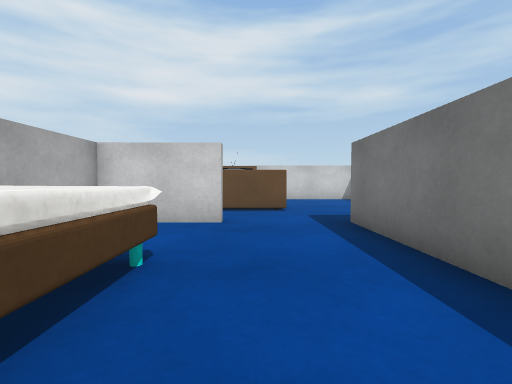
View 1 (above)

15 first-person views from a walk through a 3-D level made in the Unity game engine. The camera is 0.49 m above the floor, tilts 2° down and sees 85° across. The floor is counted in squares, 0.5 m on a side. Each view is taken from the middle of a square. On the plan, view 1 faces up. The plan holds only what a view shows up to about 11 squares ahead; the rest is blank. Surface patterns are stand-ins for the level's own textures.

View 2
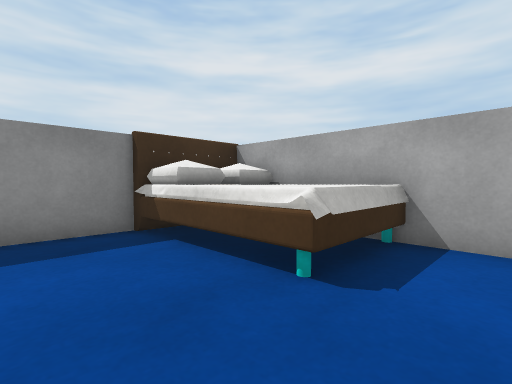

View 3
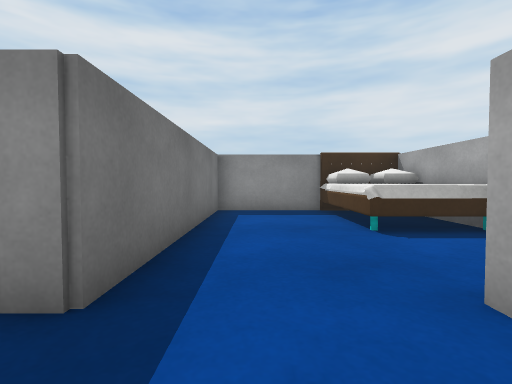

View 4
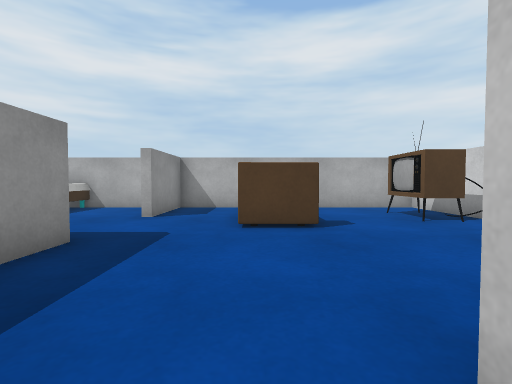

View 5
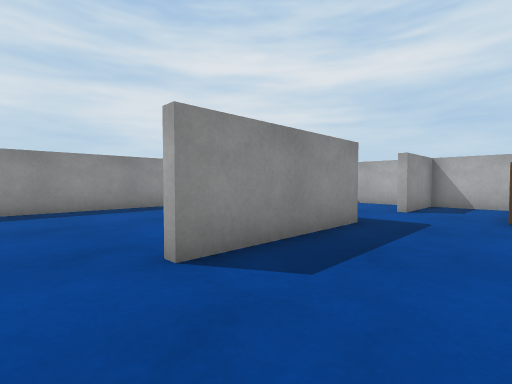

View 6
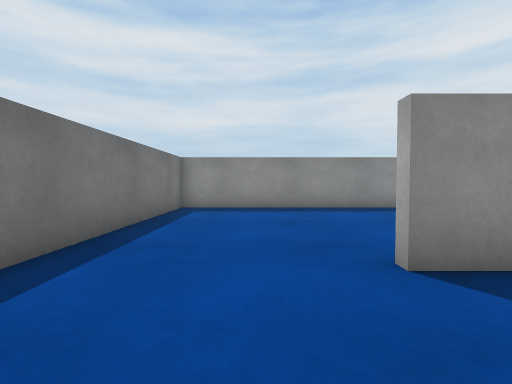

View 7
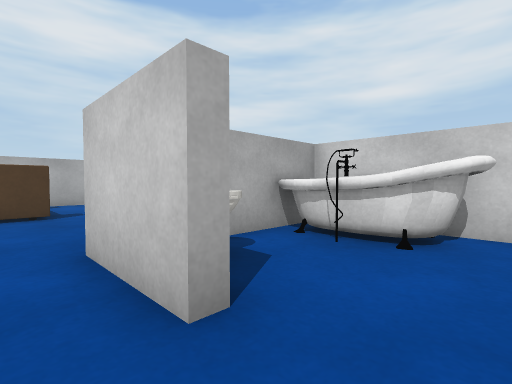

View 8
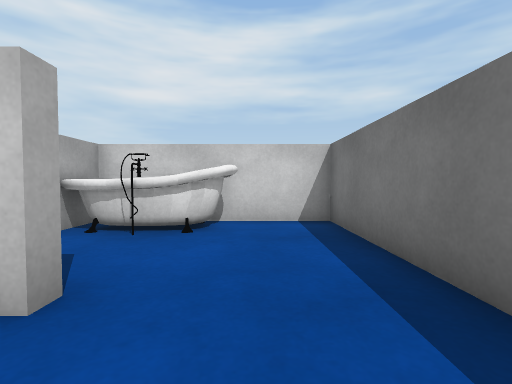

View 9
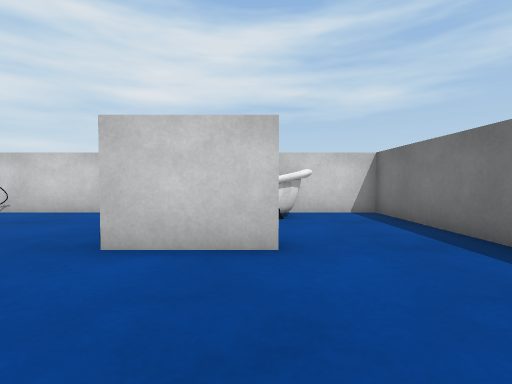

View 10
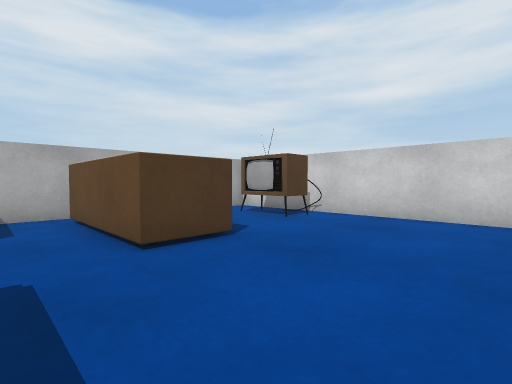

View 11
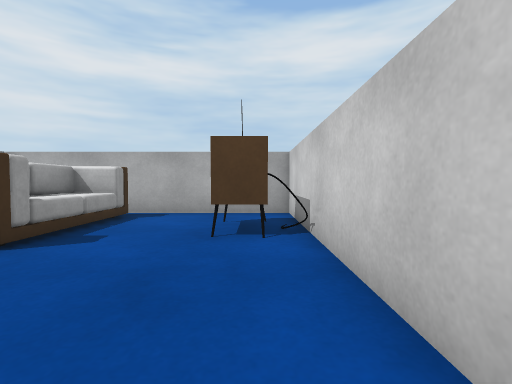

View 12
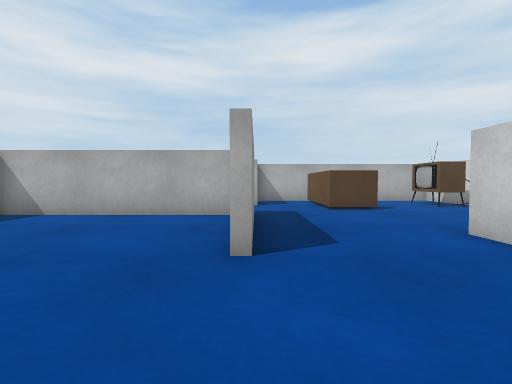

View 13
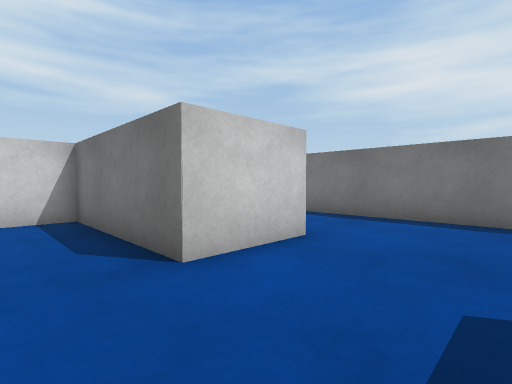

View 14
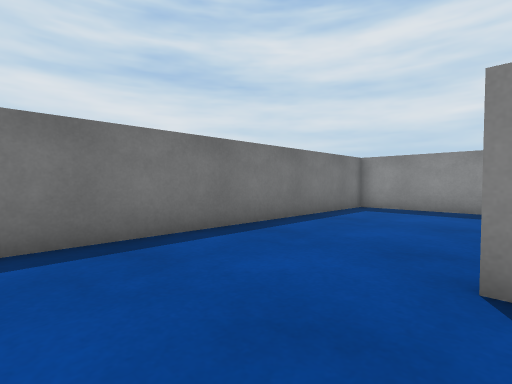

View 15
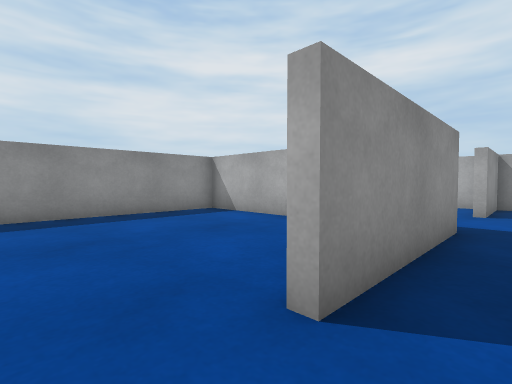

### Floor plan
Ten units are one square. View 1 is at (0, 0); x grows to the right and y downward. Boxes are objects, and circles mark ways between rooms. Rooms are numbered by the first view taken in them; rooms with no view inside come last. Other rooms are left out.
<svg viewBox="-43 -166 167 179">
<path fill="none" stroke="#000" d="M-8 -68 -38 -68 -38 6M-14 8 23 8 23 -69M23 -69 74 -69M26 -62 26 8 119 8 119 -161 60 -161 60 -132M83 -115 83 -110 58 -110 58 -161 -38 -161 -38 -69 -8 -69"/>
<rect x="-35" y="-45" width="30" height="50" fill="#bbb"><title>bed</title></rect>
<rect x="-35" y="-115" width="50" height="20" fill="#bbb"><title>other object</title></rect>
<rect x="-25" y="-155" width="30" height="20" fill="#bbb"><title>TV</title></rect>
<rect x="65" y="-135" width="10" height="20" fill="#bbb"><title>toilet</title></rect>
<rect x="65" y="-155" width="30" height="20" fill="#bbb"><title>other object</title></rect>
<circle cx="5" cy="-70" r="3" fill="#2a7"/>
<text x="-10" y="-30">1</text>
<text x="50" y="-80">2</text>
</svg>
Room 1 opens to room 2.

Where each view was taken, in squares from view 1:
view 1: 0 up, 0 right, facing up
view 2: 5 up, 1 right, facing down-left
view 3: 9 up, 1 right, facing down
view 4: 10 up, 7 right, facing left
view 5: 10 up, 9 right, facing down-left
view 6: 10 up, 9 right, facing down
view 7: 10 up, 10 right, facing up-left
view 8: 9 up, 10 right, facing up
view 9: 7 up, 8 right, facing up
view 10: 8 up, 5 right, facing up-left
view 11: 15 up, 5 right, facing left
view 12: 7 up, 11 right, facing left
view 13: 8 up, 4 right, facing up-right
view 14: 10 up, 7 right, facing down-right
view 15: 8 up, 9 right, facing down-left
